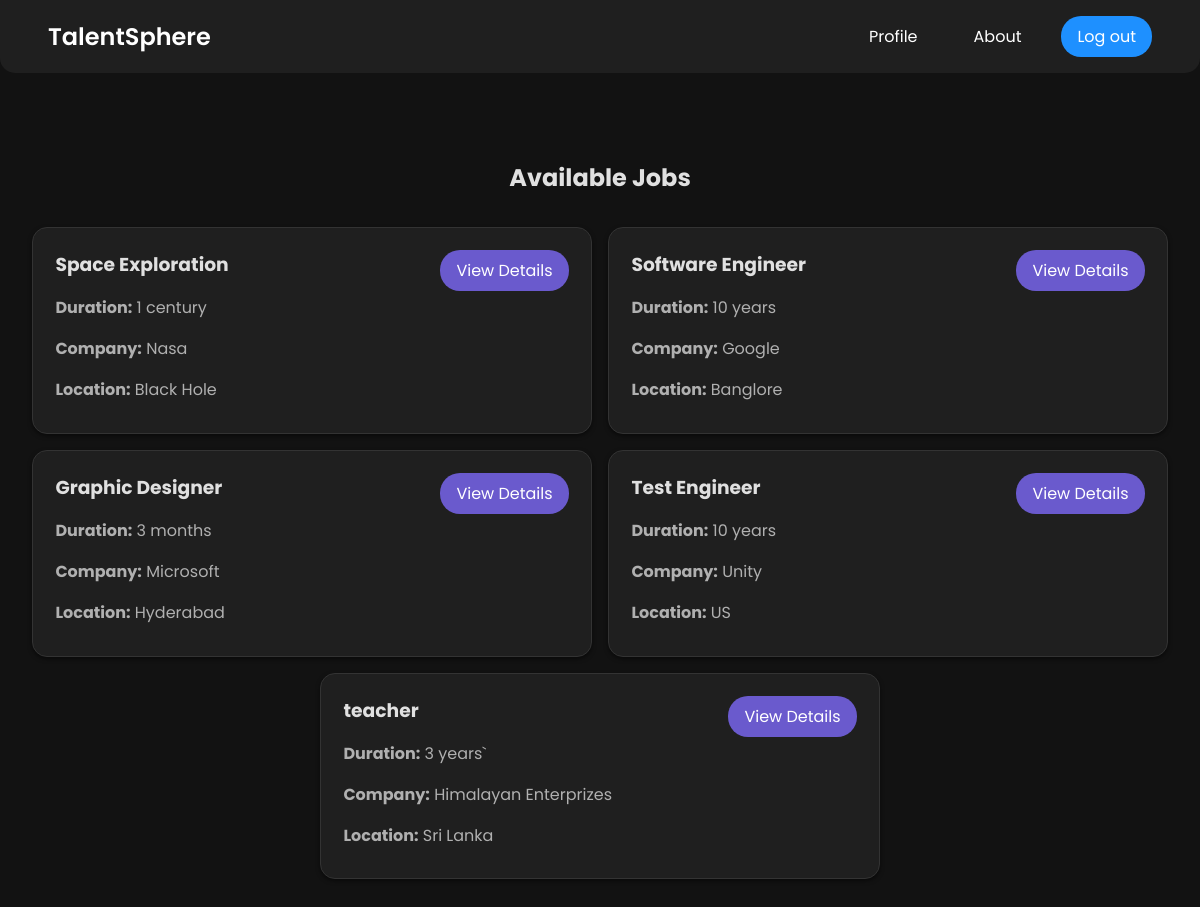
The app's page / (signed in) with its own data.
### base/models.py (models this page shows, shortened)
class Job_details(models.Model):
    user = models.ForeignKey(User, on_delete=models.CASCADE, blank=True, null=True)
    title = models.CharField(max_length=200)
    description = models.TextField(null=True, blank=True)
    duration = models.CharField(max_length=100)
    salary = models.CharField(max_length=100)
    location = models.CharField(max_length=200)
    company = models.CharField(max_length=200)
    about_the_role = models.TextField()
    requirements = models.TextField()
    perks = models.TextField()
    about_the_company = models.TextField()
    job_type = models.CharField(max_length=50, choices=[
        ('fulltime', 'Full Time'),
        ('halftime', 'Half Time'),
    ], default='fulltime')
    created = models.DateTimeField(auto_now_add=True)
    applicants = models.TextField(null=True, blank=True)  # Field to store applicants' usernames
    class Meta:
        ordering = ['created']

### base/views.py (the view)
# urls.py: path('', OpeningList.as_view(), name='listings'),
class OpeningList(LoginRequiredMixin, ListView):
    model = Job_details
    context_object_name = "opening"
    template_name = 'your_template.html'  # Ensure this matches your template path
    def get_context_data(self, **kwargs):
        context = super().get_context_data(**kwargs)
        user_details = get_object_or_404(User_Details, user=self.request.user)
        context['user_details'] = user_details
        if user_details.user_type == 'employer':
            context['employer_jobs'] = Job_details.objects.filter(user=self.request.user)
        return context

### base/templates/base/job_details_list.html (shortened to what this page needs)
<!DOCTYPE html>
<html lang="en">
<head>
    {% load static %}
    <link rel="stylesheet" href="https://cdnjs.cloudflare.com/ajax/libs/font-awesome/6.0.0-beta3/css/all.min.css">
    <link rel="stylesheet" href="{% static 'css/job_details_list.css' %}">
</head>
<body>
    <header>
        <nav class="navbar">
            <div class="logo">
                <a href="{% url 'listings' %}" class="logo-link">TalentSphere</a>
            </div>
            <div class="nav-links">
                <a href="{% url 'user_details' %}" class="nav-item">Profile</a>
                <a href="{% url 'about' %}" class="nav-item">About</a>
                <a href="{% url 'logout' %}" class="nav-item contact-btn">Log out</a>
            </div>
        </nav>
    </header>
    <div class="heading">
      <h1>TalentSphere</h1>
    </div>
    <main>
        <h2>
          {% if user_details.user_type == 'employee' %}
            Available Jobs
          {% elif user_details.user_type == 'employer' %}
            Your Job Postings
          {% else %}
            Job Details
          {% endif %}
        </h2>
        <div class="job-list" id="job-list">
          {% if user_details.user_type == 'employee' %}
            {% for jb in opening %}
              <div class="job-card" data-job-id="{{ jb.pk }}">
                <div class="job-info">
                  <div class="job-content">
                    <h3>{{ jb.title }}</h3>
                    <p><strong>Duration:</strong> {{ jb.duration }}</p>
                    <p><strong>Company:</strong> {{ jb.company }}</p>
                    <p><strong>Location:</strong> {{ jb.location }}</p>
                  </div>
                  <div class="button-container">
                    <a href="{% url 'listings-details' jb.pk %}" class="btn">View Details</a>
                  </div>
                </div>
              </div>
            {% empty %}
              <p>No job listings available.</p>
            {% endfor %}
          {% else %}
            <p>You are not authorized to view this content.</p>
          {% endif %}
        </div>
      </main>
</body>
</html>

### static/css/job_details_list.css (style rules this page uses)
* { margin: 0; padding: 0; box-sizing: border-box; }
body { font-family: 'Poppins', sans-serif; margin: 0; padding: 0; background-color: #121212; color: #e0e0e0; min-height: 100vh; }
header { background-color: #1f1f1f; color: white; padding: 1rem; text-align: center; border-bottom-left-radius: 15px; border-bottom-right-radius: 15px; position: fixed; width: 100%; z-index: 1000; }
.navbar { display: flex; justify-content: space-between; align-items: center; padding: 0 2rem; }
.logo { font-size: 1.5rem; font-weight: 600; }
.nav-links { display: flex; gap: 1.5rem; }
.nav-item { color: white; text-decoration: none; font-size: 1rem; padding: 0.5rem 1rem; border-radius: 5px; transition: background-color 0.3s; }
.contact-btn { background-color: #1e90ff; color: white; padding: 0.5rem 1rem; border-radius: 20px; }
main { padding: 2rem; padding-top: calc(2rem + 80px); }
h2 { margin: 0; text-align: center; margin-bottom: 2rem; color: #e0e0e0; }
.job-list { display: flex; flex-wrap: wrap; gap: 1rem; justify-content: center; max-width: 1200px; margin: 0 auto; padding-bottom: 4rem; }
.job-card { background-color: #1f1f1f; padding: 1.4rem; border: 1px solid #333; border-radius: 15px; box-shadow: 0 2px 4px rgba(0, 0, 0, 0.5); transition: transform 0.3s, box-shadow 0.3s; display: flex; flex-direction: column; margin: 0; box-sizing: border-box; height: 100%; overflow: hidden; }
.job-card h3 { margin: 0 0 0.5rem; color: #e0e0e0; }
.job-card p { margin: 0.5rem 0; color: #b0b0b0; flex: 1; overflow: hidden; text-overflow: ellipsis; white-space: nowrap; }
.job-info { display: flex; justify-content: space-between; align-items: flex-start; flex: 1; }
.job-content { display: flex; flex-direction: column; flex: 1; overflow: hidden; }
.button-container { display: flex; flex-direction: column; align-items: flex-end; gap: 0.5rem; }
.btn, .delete-btn { padding: 0.5rem 1rem; border: none; border-radius: 20px; text-decoration: none; transition: background-color 0.3s; cursor: pointer; }
.btn { background-color: #6a5acd; color: white; }
@media (min-width: 769px) { .job-card { width: calc(50% - 0.5rem); } }
@media (min-width: 769px) { .navbar { display: flex; } }
.logo-link { color: white; text-decoration: none; font-size: 1.5rem; font-weight: 600; }

### records on screen
Job_details: title "Space Exploration", duration "1 century", company "Nasa", location "Black Hole"
Job_details: title "Software Engineer", duration "10 years", company "Google", location "Banglore"
Job_details: title "Graphic Designer", duration "3 months", company "Microsoft", location "Hyderabad"
Job_details: title "Test Engineer", duration "10 years", company "Unity", location "US"
Job_details: title "teacher", duration "3 years`", company "Himalayan Enterprizes", location "Sri Lanka"
